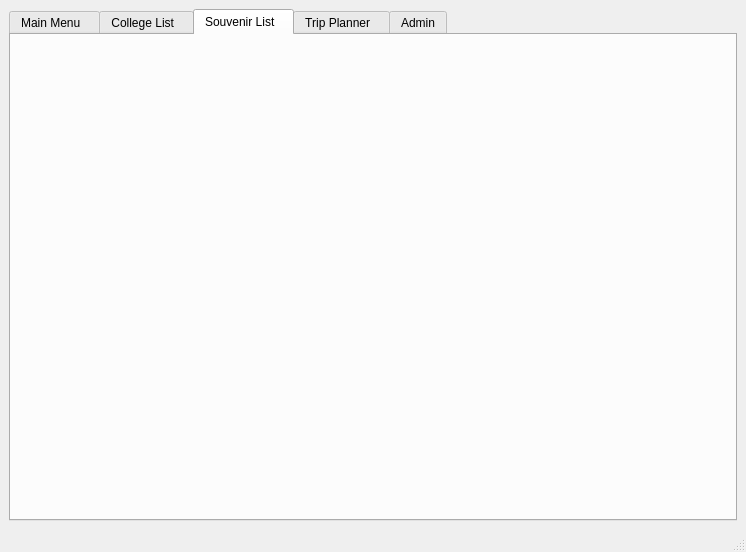
<?xml version="1.0" encoding="UTF-8"?>
<ui version="4.0">
 <class>MainWindow</class>
 <widget class="QMainWindow" name="MainWindow">
  <property name="geometry">
   <rect>
    <x>0</x>
    <y>0</y>
    <width>746</width>
    <height>552</height>
   </rect>
  </property>
  <property name="palette">
   <palette>
    <active/>
    <inactive/>
    <disabled/>
   </palette>
  </property>
  <property name="windowTitle">
   <string>MainWindow</string>
  </property>
  <widget class="QWidget" name="centralwidget">
   <layout class="QGridLayout" name="gridLayout">
    <item row="0" column="0">
     <widget class="QTabWidget" name="tabWidget">
      <property name="palette">
       <palette>
        <active>
         <colorrole role="WindowText">
          <brush brushstyle="SolidPattern">
           <color alpha="255">
            <red>0</red>
            <green>0</green>
            <blue>0</blue>
           </color>
          </brush>
         </colorrole>
         <colorrole role="Button">
          <brush brushstyle="SolidPattern">
           <color alpha="255">
            <red>198</red>
            <green>208</green>
            <blue>197</blue>
           </color>
          </brush>
         </colorrole>
         <colorrole role="Light">
          <brush brushstyle="SolidPattern">
           <color alpha="255">
            <red>255</red>
            <green>255</green>
            <blue>255</blue>
           </color>
          </brush>
         </colorrole>
         <colorrole role="Midlight">
          <brush brushstyle="SolidPattern">
           <color alpha="255">
            <red>226</red>
            <green>231</green>
            <blue>226</blue>
           </color>
          </brush>
         </colorrole>
         <colorrole role="Dark">
          <brush brushstyle="SolidPattern">
           <color alpha="255">
            <red>99</red>
            <green>104</green>
            <blue>98</blue>
           </color>
          </brush>
         </colorrole>
         <colorrole role="Mid">
          <brush brushstyle="SolidPattern">
           <color alpha="255">
            <red>132</red>
            <green>139</green>
            <blue>131</blue>
           </color>
          </brush>
         </colorrole>
         <colorrole role="Text">
          <brush brushstyle="SolidPattern">
           <color alpha="255">
            <red>0</red>
            <green>0</green>
            <blue>0</blue>
           </color>
          </brush>
         </colorrole>
         <colorrole role="BrightText">
          <brush brushstyle="SolidPattern">
           <color alpha="255">
            <red>255</red>
            <green>255</green>
            <blue>255</blue>
           </color>
          </brush>
         </colorrole>
         <colorrole role="ButtonText">
          <brush brushstyle="SolidPattern">
           <color alpha="255">
            <red>0</red>
            <green>0</green>
            <blue>0</blue>
           </color>
          </brush>
         </colorrole>
         <colorrole role="Base">
          <brush brushstyle="SolidPattern">
           <color alpha="255">
            <red>255</red>
            <green>255</green>
            <blue>255</blue>
           </color>
          </brush>
         </colorrole>
         <colorrole role="Window">
          <brush brushstyle="SolidPattern">
           <color alpha="255">
            <red>198</red>
            <green>208</green>
            <blue>197</blue>
           </color>
          </brush>
         </colorrole>
         <colorrole role="Shadow">
          <brush brushstyle="SolidPattern">
           <color alpha="255">
            <red>0</red>
            <green>0</green>
            <blue>0</blue>
           </color>
          </brush>
         </colorrole>
         <colorrole role="AlternateBase">
          <brush brushstyle="SolidPattern">
           <color alpha="255">
            <red>226</red>
            <green>231</green>
            <blue>226</blue>
           </color>
          </brush>
         </colorrole>
         <colorrole role="ToolTipBase">
          <brush brushstyle="SolidPattern">
           <color alpha="255">
            <red>255</red>
            <green>255</green>
            <blue>220</blue>
           </color>
          </brush>
         </colorrole>
         <colorrole role="ToolTipText">
          <brush brushstyle="SolidPattern">
           <color alpha="255">
            <red>0</red>
            <green>0</green>
            <blue>0</blue>
           </color>
          </brush>
         </colorrole>
         <colorrole role="PlaceholderText">
          <brush brushstyle="NoBrush">
           <color alpha="128">
            <red>0</red>
            <green>0</green>
            <blue>0</blue>
           </color>
          </brush>
         </colorrole>
        </active>
        <inactive>
         <colorrole role="WindowText">
          <brush brushstyle="SolidPattern">
           <color alpha="255">
            <red>0</red>
            <green>0</green>
            <blue>0</blue>
           </color>
          </brush>
         </colorrole>
         <colorrole role="Button">
          <brush brushstyle="SolidPattern">
           <color alpha="255">
            <red>240</red>
            <green>240</green>
            <blue>240</blue>
           </color>
          </brush>
         </colorrole>
         <colorrole role="Light">
          <brush brushstyle="SolidPattern">
           <color alpha="255">
            <red>255</red>
            <green>255</green>
            <blue>255</blue>
           </color>
          </brush>
         </colorrole>
         <colorrole role="Midlight">
          <brush brushstyle="SolidPattern">
           <color alpha="255">
            <red>227</red>
            <green>227</green>
            <blue>227</blue>
           </color>
          </brush>
         </colorrole>
         <colorrole role="Dark">
          <brush brushstyle="SolidPattern">
           <color alpha="255">
            <red>160</red>
            <green>160</green>
            <blue>160</blue>
           </color>
          </brush>
         </colorrole>
         <colorrole role="Mid">
          <brush brushstyle="SolidPattern">
           <color alpha="255">
            <red>160</red>
            <green>160</green>
            <blue>160</blue>
           </color>
          </brush>
         </colorrole>
         <colorrole role="Text">
          <brush brushstyle="SolidPattern">
           <color alpha="255">
            <red>0</red>
            <green>0</green>
            <blue>0</blue>
           </color>
          </brush>
         </colorrole>
         <colorrole role="BrightText">
          <brush brushstyle="SolidPattern">
           <color alpha="255">
            <red>255</red>
            <green>255</green>
            <blue>255</blue>
           </color>
          </brush>
         </colorrole>
         <colorrole role="ButtonText">
          <brush brushstyle="SolidPattern">
           <color alpha="255">
            <red>0</red>
            <green>0</green>
            <blue>0</blue>
           </color>
          </brush>
         </colorrole>
         <colorrole role="Base">
          <brush brushstyle="SolidPattern">
           <color alpha="255">
            <red>255</red>
            <green>255</green>
            <blue>255</blue>
           </color>
          </brush>
         </colorrole>
         <colorrole role="Window">
          <brush brushstyle="SolidPattern">
           <color alpha="255">
            <red>240</red>
            <green>240</green>
            <blue>240</blue>
           </color>
          </brush>
         </colorrole>
         <colorrole role="Shadow">
          <brush brushstyle="SolidPattern">
           <color alpha="255">
            <red>105</red>
            <green>105</green>
            <blue>105</blue>
           </color>
          </brush>
         </colorrole>
         <colorrole role="AlternateBase">
          <brush brushstyle="SolidPattern">
           <color alpha="255">
            <red>245</red>
            <green>245</green>
            <blue>245</blue>
           </color>
          </brush>
         </colorrole>
         <colorrole role="ToolTipBase">
          <brush brushstyle="SolidPattern">
           <color alpha="255">
            <red>255</red>
            <green>255</green>
            <blue>220</blue>
           </color>
          </brush>
         </colorrole>
         <colorrole role="ToolTipText">
          <brush brushstyle="SolidPattern">
           <color alpha="255">
            <red>0</red>
            <green>0</green>
            <blue>0</blue>
           </color>
          </brush>
         </colorrole>
         <colorrole role="PlaceholderText">
          <brush brushstyle="NoBrush">
           <color alpha="128">
            <red>0</red>
            <green>0</green>
            <blue>0</blue>
           </color>
          </brush>
         </colorrole>
        </inactive>
        <disabled>
         <colorrole role="WindowText">
          <brush brushstyle="SolidPattern">
           <color alpha="255">
            <red>99</red>
            <green>104</green>
            <blue>98</blue>
           </color>
          </brush>
         </colorrole>
         <colorrole role="Button">
          <brush brushstyle="SolidPattern">
           <color alpha="255">
            <red>198</red>
            <green>208</green>
            <blue>197</blue>
           </color>
          </brush>
         </colorrole>
         <colorrole role="Light">
          <brush brushstyle="SolidPattern">
           <color alpha="255">
            <red>255</red>
            <green>255</green>
            <blue>255</blue>
           </color>
          </brush>
         </colorrole>
         <colorrole role="Midlight">
          <brush brushstyle="SolidPattern">
           <color alpha="255">
            <red>226</red>
            <green>231</green>
            <blue>226</blue>
           </color>
          </brush>
         </colorrole>
         <colorrole role="Dark">
          <brush brushstyle="SolidPattern">
           <color alpha="255">
            <red>99</red>
            <green>104</green>
            <blue>98</blue>
           </color>
          </brush>
         </colorrole>
         <colorrole role="Mid">
          <brush brushstyle="SolidPattern">
           <color alpha="255">
            <red>132</red>
            <green>139</green>
            <blue>131</blue>
           </color>
          </brush>
         </colorrole>
         <colorrole role="Text">
          <brush brushstyle="SolidPattern">
           <color alpha="255">
            <red>99</red>
            <green>104</green>
            <blue>98</blue>
           </color>
          </brush>
         </colorrole>
         <colorrole role="BrightText">
          <brush brushstyle="SolidPattern">
           <color alpha="255">
            <red>255</red>
            <green>255</green>
            <blue>255</blue>
           </color>
          </brush>
         </colorrole>
         <colorrole role="ButtonText">
          <brush brushstyle="SolidPattern">
           <color alpha="255">
            <red>99</red>
            <green>104</green>
            <blue>98</blue>
           </color>
          </brush>
         </colorrole>
         <colorrole role="Base">
          <brush brushstyle="SolidPattern">
           <color alpha="255">
            <red>198</red>
            <green>208</green>
            <blue>197</blue>
           </color>
          </brush>
         </colorrole>
         <colorrole role="Window">
          <brush brushstyle="SolidPattern">
           <color alpha="255">
            <red>198</red>
            <green>208</green>
            <blue>197</blue>
           </color>
          </brush>
         </colorrole>
         <colorrole role="Shadow">
          <brush brushstyle="SolidPattern">
           <color alpha="255">
            <red>0</red>
            <green>0</green>
            <blue>0</blue>
           </color>
          </brush>
         </colorrole>
         <colorrole role="AlternateBase">
          <brush brushstyle="SolidPattern">
           <color alpha="255">
            <red>245</red>
            <green>245</green>
            <blue>245</blue>
           </color>
          </brush>
         </colorrole>
         <colorrole role="ToolTipBase">
          <brush brushstyle="SolidPattern">
           <color alpha="255">
            <red>255</red>
            <green>255</green>
            <blue>220</blue>
           </color>
          </brush>
         </colorrole>
         <colorrole role="ToolTipText">
          <brush brushstyle="SolidPattern">
           <color alpha="255">
            <red>0</red>
            <green>0</green>
            <blue>0</blue>
           </color>
          </brush>
         </colorrole>
         <colorrole role="PlaceholderText">
          <brush brushstyle="NoBrush">
           <color alpha="128">
            <red>0</red>
            <green>0</green>
            <blue>0</blue>
           </color>
          </brush>
         </colorrole>
        </disabled>
       </palette>
      </property>
      <property name="currentIndex">
       <number>2</number>
      </property>
      <property name="tabsClosable">
       <bool>false</bool>
      </property>
      <property name="movable">
       <bool>false</bool>
      </property>
      <widget class="QWidget" name="tab">
       <attribute name="title">
        <string>Main Menu  </string>
       </attribute>
       <widget class="QPushButton" name="pushButton_2">
        <property name="geometry">
         <rect>
          <x>590</x>
          <y>10</y>
          <width>121</width>
          <height>24</height>
         </rect>
        </property>
        <property name="text">
         <string>Admin Log in</string>
        </property>
       </widget>
       <widget class="QLabel" name="label">
        <property name="geometry">
         <rect>
          <x>230</x>
          <y>110</y>
          <width>251</width>
          <height>91</height>
         </rect>
        </property>
        <property name="text">
         <string>&lt;html&gt;&lt;head/&gt;&lt;body&gt;&lt;p&gt;&lt;span style=&quot; font-size:28pt; font-weight:700;&quot;&gt;College Tours&lt;/span&gt;&lt;/p&gt;&lt;/body&gt;&lt;/html&gt;</string>
        </property>
       </widget>
      </widget>
      <widget class="CollegeList" name="collegeList">
       <attribute name="title">
        <string>College List  </string>
       </attribute>
      </widget>
      <widget class="displaySouvenirs" name="souvenirList">
       <attribute name="title">
        <string>Souvenir List  </string>
       </attribute>
      </widget>
      <widget class="TripPlanner" name="tripPlanner">
       <attribute name="title">
        <string>Trip Planner  </string>
       </attribute>
      </widget>
      <widget class="admin" name="adminTab">
       <attribute name="title">
        <string>Admin</string>
       </attribute>
      </widget>
     </widget>
    </item>
   </layout>
  </widget>
  <widget class="QMenuBar" name="menubar">
   <property name="geometry">
    <rect>
     <x>0</x>
     <y>0</y>
     <width>746</width>
     <height>21</height>
    </rect>
   </property>
  </widget>
  <widget class="QStatusBar" name="statusbar"/>
 </widget>
 <customwidgets>
  <customwidget>
   <class>CollegeList</class>
   <extends>QWidget</extends>
   <header>college_list.h</header>
   <container>1</container>
  </customwidget>
  <customwidget>
   <class>displaySouvenirs</class>
   <extends>QWidget</extends>
   <header>displaysouvenirs.h</header>
   <container>1</container>
  </customwidget>
  <customwidget>
   <class>TripPlanner</class>
   <extends>QWidget</extends>
   <header>tripplanner.h</header>
   <container>1</container>
  </customwidget>
  <customwidget>
   <class>admin</class>
   <extends>QWidget</extends>
   <header location="global">admin.h</header>
   <container>1</container>
  </customwidget>
 </customwidgets>
 <resources/>
 <connections/>
</ui>
